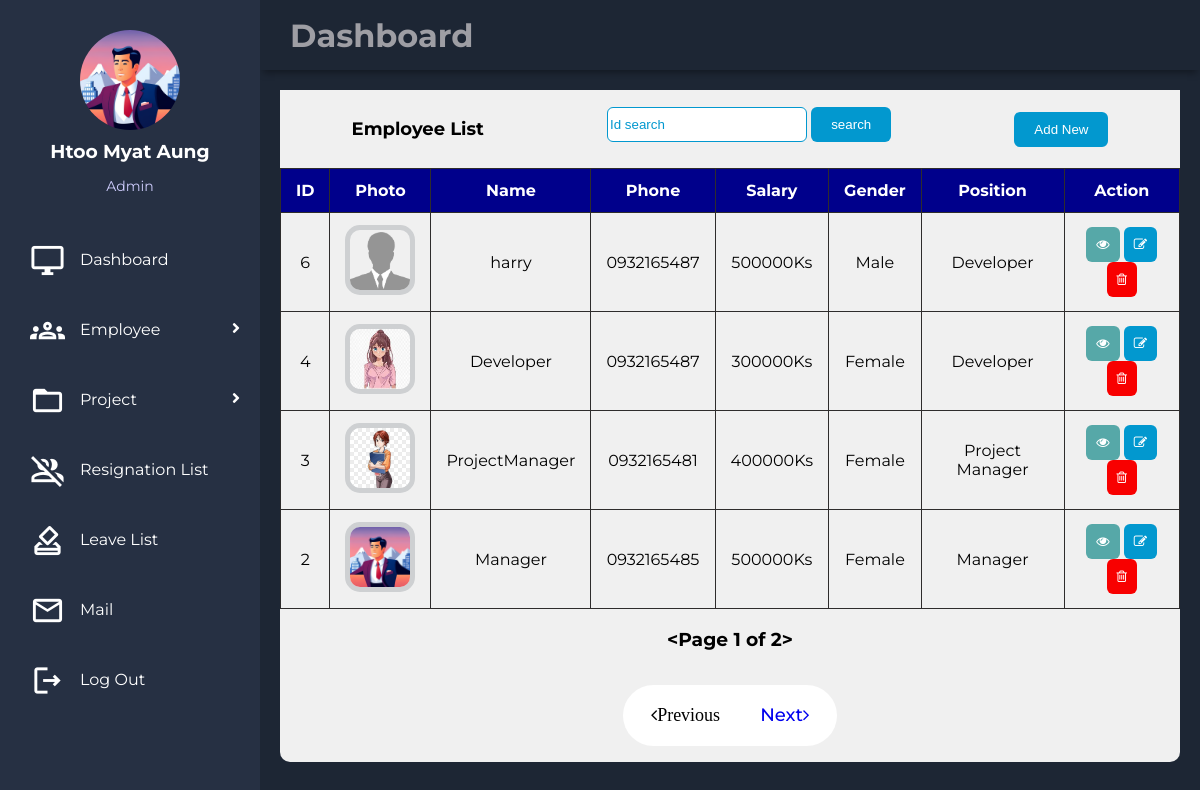
/ems/emp/view/ (signed in), run on the app's committed database.
### EMS_HR/models.py (models this page shows, shortened)
class empdetailModel(models.Model):
    id = models.AutoField(primary_key=True)
    name = models.CharField(max_length=50)
    address = models.TextField()
    birthday = models.DateField()
    image = models.ImageField()
    user = models.OneToOneField(User, on_delete=models.CASCADE)

class empcreateModel(models.Model):
    id = models.AutoField(primary_key=True)
    user = models.OneToOneField(User, on_delete=models.CASCADE)
    phone = models.CharField(max_length=16)
    salary = models.CharField(max_length=50)
    position = models.ForeignKey(positionModel, on_delete=models.CASCADE, default=None)
    gender = models.ForeignKey(genderModel, on_delete=models.CASCADE, default=None)
    image = models.ImageField(default=None, blank=True)
    create_at = models.DateTimeField(default=None)

class positionModel(models.Model):
    name = models.CharField(max_length=50)

class genderModel(models.Model):
    name = models.CharField(max_length=50)

### EMS_HR/views.py (the view)
# urls.py: path('emp/view/', emp_view, name="emp_view"),
@permission_required('EMS_HR.view_empcreatemodel', login_url='login')
def emp_view(request):
    empcreates = empcreateModel.objects.all().order_by('-create_at')
    paginator = Paginator(empcreates, 4)
    page_number = request.GET.get('page')
    page_obj = paginator.get_page(page_number)
    return render(request,'emp_view.html', {"empcreates":page_obj})

### utils/context_processor.py (called while the page is built)
def profile(request):
    try:
        userdetail = empdetailModel.objects.get(user_id = request.user.id)
        return {'userdetail':userdetail}
    except Exception:
        return {'userdetail':None}

def create(request):
    try:
        empdetail = empcreateModel.objects.get(user_id = request.user.id)
        return {'empdetail':empdetail}
    except Exception:
        return {'empdetail':None}

### EMS_HR/templates/emp_view.html (shortened to what this page needs)
{% extends "base.html" %}
{% block body %}
{% load static %}
<link rel="stylesheet" href="{% static 'css/style3.css' %}">
<link rel="stylesheet" href="{% static 'css/paginator.css' %}">
<main class="main-container">
        <div class="box">
                <div class="table-header">
                    <p>Employee List</p>
                    <form action="/ems/search_by">
                        <input type="search" name="search" placeholder="Id search" style="height:35px;width:200px;">
                        <button class="add-new" type="submit">search</button>
                    </form>
                    {% if empdetail.position.name == "Admin" %}
                        <a href="/ems/emp/create"><button class="add-new">Add New</button></a>
                    {% elif empdetail.position.name == "Manager" %}
                    <a href="/ems/emp/create"><button class="add-new">Add New</button></a>
                    {% endif %}
                </div>
                {% if empcreates %}
                <table class="table">
                    <thead>
                        <th>ID</th>
                        <th>Photo</th>
                        <th>Name</th>
                        <th>Phone</th>
                        <th>Salary</th>
                        <th>Gender</th>
                        <th>Position</th>
                        <th>Action</th>
                    </thead>
                    {% for i in empcreates %}
                    <tbody>
                        <tr>
                            <td data-label="ID">{{i.id}}</td>
                            <td data-label="Photo">
                                {% if i.image %}
                                <img src={{i.image.url}} style="height: 60px;width: 60px;border-radius: 15px;border: 5px solid #ced0d2;"/>
                                {% endif %}
                            </td>
                            <td data-label="Name">{{i.user.username}}</td>
                            <td data-label="Phone">{{i.phone}}</td>
                            <td data-label="Salary">{{i.salary}}</td>
                            <td data-label="Gender">{{i.gender.name}}</td>
                            <td data-label="Position">{{i.position.name}}</td>
                            {% if empdetail.position.name == "Admin" %}
                            <td data-label="Action">
                                <a href="/ems/emp/detail/{{i.id}}/"><button style="background-color:rgb(86, 168, 168)"><i class="fa fa-eye"></i></button></a>
                                <a href="/ems/emp/update/{{i.id}}/"><button style="background-color:#0298cf;"><i class="fa fa-edit"></i></button></a>
                                <a href="/ems/emp/delete/{{i.id}}/" onclick="return confirm('Are you sure?');"><button style="background-color:#f80000;"><i class="fa fa-trash-o"></i></button></a>
                            </td>
                            {% elif empdetail.position.name == "Project Manager" %}
                            <td data-label="Action">
                                <a href="/ems/emp/detail/{{i.id}}/"><button style="background-color:rgb(86, 168, 168)"><i class="fa fa-eye"></i></button></a>
                            </td>
                            {% endif %}
                        </tr>
                    </tbody>
                    {% endfor %}
                    {% else %}
                            <font align="center"><h3>Nothing to show!</h3></font>
                    {% endif %}
                </table>
                {% if empcreates.has_other_pages %}
                <h3>{{ empcreates }}</h3>
<div class="box1">
<div class="pagination">
    <ul>
        {% if empcreates.has_previous %}
        <li class="btn prev"><a class="tag" href="?page={{ empcreates.previous_page_number }}"><span><i class="fa fa-angle-left">Previous</i></span></a></li>
        {% else %}
        <li class="btn prev disabled"><span><i class="fa fa-angle-left">Previous</i></span></li>
        {% endif %}
{% if empcreates.has_next %}
        <li class="btn next"><a class="tag" href="?page={{ empcreates.next_page_number }}"><span>Next<i class="fa fa-angle-right"></i></span></a></li>
        {% else %}
        <li class="btn next disabled"><span>Next<i class="fa fa-angle-right"></i></span></li>
        {% endif %}
    </ul>
</div>
</div>
{% endif %}
            </div>
        </div>
{% endblock %}

### templates/base.html (shortened to what this page needs)
{% load static %}
<!DOCTYPE html>
<html lang="en">
    <head>
    <link rel="stylesheet" href="{% static 'css/style1.css' %}">
    <link rel="stylesheet" href="{% static 'css/message.css' %}">
	<link rel="stylesheet" href="https://cdnjs.cloudflare.com/ajax/libs/font-awesome/5.15.1/css/all.min.css">
    <link rel="stylesheet" href="https://cdnjs.cloudflare.com/ajax/libs/font-awesome/4.7.0/css/font-awesome.min.css">
    </head>
    <body>
        <div class="grid-container">
            {% include "head.html" %}
            {% include "sidebar.html" %}
            {% block body %} {% endblock %}
    </body>
</html>

### templates/head.html (shortened to what this page needs)
<!DOCTYPE html>
<html>
    <body>
      <header class="header">
        <div class="header-left">
                <h1>Dashboard</h1>
            </div>
      </header>
    </body>
</html>

### templates/sidebar.html (shortened to what this page needs)
{% load static %}
<!DOCTYPE html>
<html>
    <body>
      <aside id="sidebar">
        {%if userdetail.image %}
		    <div class="profile">
                <a href="/ems/profile/create/"><img src="{{ userdetail.image.url }}"></a>
                <h3>{{ userdetail.name}}</h3>
                <p>{{ empdetail.position.name }}</p>
            </div>
            {% else %}
            <div class="profile">
                <a href="/ems/profile/create"><img src="{% static 'images/profile.jpg' %}"></a>
            </div>
            {% endif %}
        <div class="menu">
            <div class="item"><a href="/ems/dashboard"><span class="material-icons-outlined">desktop_windows</span>Dashboard</a></div>
            {% if empdetail.position.name == "Admin" %}
            <div class="item"><a class="sub-btn"><span class="material-icons-outlined">groups</span>Employee
                <i class="fas fa-angle-right dropdown"></i>
                </a>
            </div>
            {% endif %}
            {% if empdetail.position.name == "Admin"%}
            <div class="item" ><a class="sub-btn"><span class="material-icons-outlined">folder_open</span>Project
                <i class="fas fa-angle-right dropdown"></i>
                </a>
            </div>
            {% endif %}
            {% if empdetail.position.name == "Admin" %}
            <div class="item"><a href="/ems/res/view"><span class="material-icons-outlined">group_off</span>Resignation List</a></div>
            <div class="item"><a href="/ems/leave/view"><span class="material-icons-outlined">how_to_vote</span>Leave List</a></div>
            {% elif empdetail.position.name == "Manager" %}
            <div class="item"><a href="/ems/res/create"><span class="material-icons-outlined">group_off</span>Resignation</a></div>
            <div class="item"><a href="/ems/leave/create"><span class="material-icons-outlined">how_to_vote</span>Leave</a></div>
            {% elif empdetail.position.name == "Project Manager" %}
            <div class="item"><a href="/ems/res/create"><span class="material-icons-outlined">group_off</span>Resignation</a></div>
            <div class="item"><a href="/ems/leave/create"><span class="material-icons-outlined">how_to_vote</span>Leave</a></div>
            {% elif empdetail.position.name == "Developer" %}
            <div class="item"><a href="/ems/res/create"><span class="material-icons-outlined">group_off</span>Resignation</a></div>
            <div class="item"><a href="/ems/leave/create"><span class="material-icons-outlined">how_to_vote</span>Leave</a></div>
            {% endif %}
            {% if empdetail.position.name == "Admin" %}
            <div class="item"><a href="/ems/mail"><span class="material-icons-outlined">email</span>Mail</a></div>
            {% elif empdetail.position.name == "Manager" %}
            <div class="item"><a href="/ems/mail"><span class="material-icons-outlined">email</span>Mail</a></div>
            {% elif empdetail.position.name == "Developer" %}
            <div class="item"><a href="/ems/mail"><span class="material-icons-outlined">email</span>Mail</a></div>
            {% elif empdetail.position.name == "Project Manager" %}
            <div class="item"><a href="/ems/mail"><span class="material-icons-outlined">email</span>Mail</a></div>
            {% endif %}
            <div class="item"><a href="/logout"><span class="material-icons-outlined">logout</span>Log Out</a></div>
        </div>
       </aside>
    </body>
</html>

### static/css/style1.css (style rules this page uses)
body { margin: 0; padding: 0; background-color: #1d2634; color: #9e9ea4; font-family: 'Montserrat', sans-serif; }
.material-icons-outlined { vertical-align: middle; line-height: 1px; font-size: 35px; }
.grid-container { display: grid; grid-template-columns: 260px 1fr 1fr 1fr; grid-template-rows: 0.2fr 3fr; grid-template-areas: 'sidebar header header header' 'sidebar main main main'; height: 100vh; }
.header { grid-area: header; height: 70px; display: flex; align-items: center; justify-content: space-between; padding: 0 30px 0 30px; box-shadow: 0 6px 7px -3px rgba(0, 0, 0, 0.35); }
.menu { width:100%; }
#sidebar { grid-area: sidebar; height: 100%; background-color: #263043; overflow-y: auto; transition: all 0.5s; -webkit-transition: all 0.5s; }
.main-container { grid-area: main; overflow-y: auto; padding: 20px 20px; color: rgba(255, 255, 255, 0.95); }
#sidebar .menu { width: 100%; margin-top: 30px; }
#sidebar .menu .item { position: relative; cursor: pointer; }
#sidebar .menu .item a { color: #fff; font-size: 16px; text-decoration: none; display: block; padding: 5px 30px; line-height: 60px; }
#sidebar .menu .item i { margin-right: 15px; }
.item span { margin-right:15px; }
#sidebar .menu .item a .dropdown { position: absolute; right: 0; margin: 20px; transition: 0.3s ease; }
.profile { margin-top:30px; margin-bottom:15px; text-align:center; }
.profile img { display:block; width: 100px; height:100px; border-radius: 50%; margin: 0 auto; }
.profile h3 { color: #ffffff; margin:10px 0 5px; }
.profile p { color:rgba(206,204,253); font-size:14px; }

### static/css/style3.css (style rules this page uses)
.box { margin:0; padding:0; background-color:rgba(240,240,240); color:#000000; box-sizing:border-box; text-align:center; height:auto; border-radius:10px; }
.table { width:100%; border-collapse:collapse; }
.table-header { display:flex; justify-content:space-around; align-items:center; padding:10px; background-color:rgba(240,240,240); }
.table-header > p { color:#000000; font-size:large; font-weight:bold; }
button { outline:none; border:none; cursor:pointer; border-radius:6px; padding:10px; color:#ffffff; }
.add-new { padding:10px 20px; color:#ffffff; background-color:#0298cf; }
input { outline:none; border:1px solid #0298cf; border-radius: 6px; color:#0298cf; margin-bottom:10px; }
.table th { background-color:darkblue; color:#ffffff; }
th ,td { border:1px solid rgb(46, 44, 44); padding:12px 15px; text-align: center; color:#000000; font-size:16px; }
::placeholder { color:#0298cf; }

### static/css/paginator.css (style rules this page uses)
.box1 { margin:0; padding:0; box-sizing:border-box; display:flex; align-items:center; justify-content:center; }
.pagination ul { display:flex; background-color:#fff; padding:8px; border-radius:50px; }
.pagination ul li { list-style:none; line-height:45px; text-align:center; font-size:18px; font-weight:500; cursor:pointer; transition: all 0.3s ease }
.pagination ul li.btn { padding:0 20px; }
.pagination ul li.prev { border-radius:25px 5px 5px 25px; }
.pagination ul li.next { border-radius:5px 25px 25px 5px; }
.tag { text-decoration: none; }

### data on the page
empdetailModel: image (picture), name "Htoo Myat Aung"
empcreateModel: position.name "Admin"
empcreateModel: id "6", image (placeholder picture), user.username "harry", phone "0932165487", salary "500000Ks", gender.name "Male", position.name "Developer"
empcreateModel: id "4", image (picture), user.username "Developer", phone "0932165487", salary "300000Ks", gender.name "Female", position.name "Developer"
empcreateModel: id "3", image (picture), user.username "ProjectManager", phone "0932165481", salary "400000Ks", gender.name "Female", position.name "Project Manager"
empcreateModel: id "2", image (picture), user.username "Manager", phone "0932165485", salary "500000Ks", gender.name "Female", position.name "Manager"

### other printed values
{{ empcreates }} "<Page 1 of 2>"
